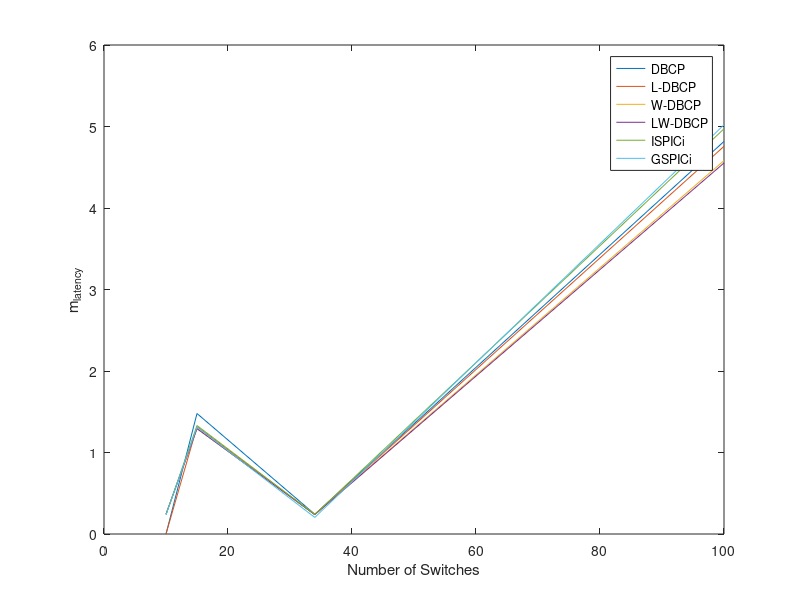

Reproduce this figure in MATLAB.
fileID = fopen('New Results/dbcp_new.txt','r');
x1 = zeros(1,4);
y1 = zeros(1,4);
input1 = zeros(1,4);
idx = 0;
input = fscanf(fileID,'%f');
for i=1:4
    input1(i) = input(idx+1);
    y1(i) = input(idx+2);
    x1(i) = input(idx+3);
    idx = idx + 3;
end
y1 = [10 15 34 100];
fileID = fopen('New Results/l-dbcp_new.txt','r');
x2 = zeros(1,4);
y2 = zeros(1,4);
input2 = zeros(1,4);
idx = 0;
input = fscanf(fileID,'%f');
for i=1:4
    input2(i) = input(idx+1);
    y2(i) = input(idx+2);
    x2(i) = input(idx+3);
    idx = idx + 3;
end
fileID = fopen('New Results/w-dbcp_new.txt','r');
x3 = zeros(1,4);
y3 = zeros(1,4);
input3 = zeros(1,4);
idx = 0;
input = fscanf(fileID,'%f');
for i=1:3
    input3(i) = input(idx+1);
    y3(i) = input(idx+2);
    x3(i) = input(idx+3);
    idx = idx + 3;
end
%for input graph 5
x3(4) = input(idx+3+3);
fileID = fopen('New Results/lw-dbcp_new.txt','r');
x4 = zeros(1,4);
y4 = zeros(1,4);
input4 = zeros(1,4);
idx = 0;
input = fscanf(fileID,'%f');
for i=1:3
    input4(i) = input(idx+1);
    y4(i) = input(idx+2);
    x4(i) = input(idx+3);
    idx = idx + 3;
end
%for input graph 5
x4(4) = input(idx+3+3);
fileID = fopen('New Results/ispici_m.txt','r');
x5 = zeros(1,4);
y5 = zeros(1,4);
idx = 0;
input = fscanf(fileID,'%f');
for i=1:3
    y5(i) = input(idx+1);
    x5(i) = input(idx+2);
    idx = idx + 2;
end
%for input graph 5
x5(4) = input(idx+2+2);
fileID = fopen('New Results/gspici_m.txt','r');
x6 = zeros(1,4);
y6 = zeros(1,4);
idx = 0;
input = fscanf(fileID,'%f');
for i=1:3
    y6(i) = input(idx+1);
    x6(i) = input(idx+2);
    idx = idx + 2;
end
%for input graph 5
x6(4) = input(idx+2+2);
plot(y1,x1,y1,x2,y1,x3,y1,x4,y1,x5,y1,x6);
xlabel('Number of Switches');
ylabel('m_{latency}');
legend('DBCP','L-DBCP','W-DBCP','LW-DBCP','ISPICi', 'GSPICi');
print('new graph','-dpng');